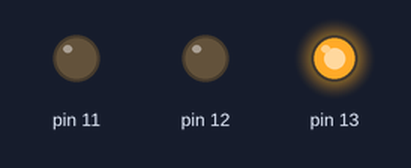
This sketch was run on a simulated Arduino Uno, built with avr-gcc and run on an emulated ATmega328P. Shown: output pins drawn as LEDs (lit = HIGH).

Above: at 1.5 s.
At 4.5 s:
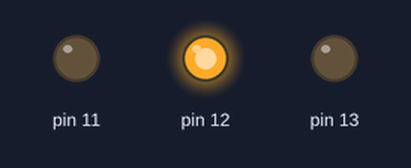
At 7.5 s:
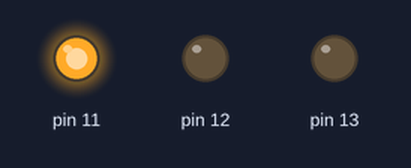
Timing chart, 0 to 11.7 s (numbered marks = the images above):
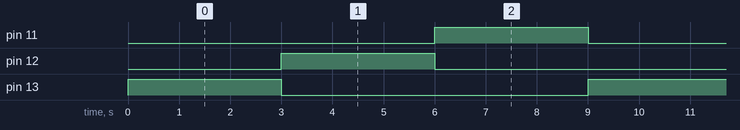

The sketch:

semaforo.ino
```cpp
// C++ code
//
int led_vermelho = 11;

int led_amarelo = 12;

int led_verde = 13;

void setup()
{
  pinMode(13, OUTPUT);
  pinMode(12, OUTPUT);
  pinMode(11, OUTPUT);
}

void loop()
{
  digitalWrite(13, HIGH);
  delay(3000); // Wait for 3000 millisecond(s)
  digitalWrite(13, LOW);
  digitalWrite(12, HIGH);
  delay(3000); // Wait for 3000 millisecond(s)
  digitalWrite(12, LOW);
  digitalWrite(11, HIGH);
  delay(3000); // Wait for 3000 millisecond(s)
  digitalWrite(11, LOW);
}
```

Measured:
- by itself, pin 11–13: alternates HIGH for 3.0 s and LOW for 6.0 s
- by itself, everything shown: repeats every 9.0 s, in 4 steps
